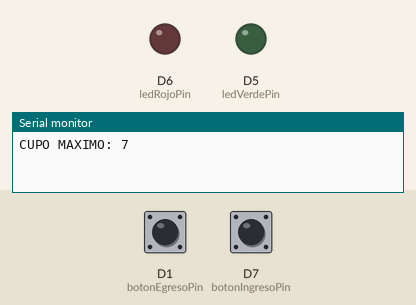
Bench run of a sketch on a simulated ESP8266 (NodeMCU). On the bench: output pins drawn as LEDs (lit = HIGH), the last lines printed to the serial monitor. Inputs (shaded band) come from the test bench; at power-on: D7 (botonIngresoPin) LOW, D1 (botonEgresoPin) LOW.

Above: at 1.2 s.
1.3 s: D7 (botonIngresoPin) pulled HIGH for 0.15 s
At 2.1 s:
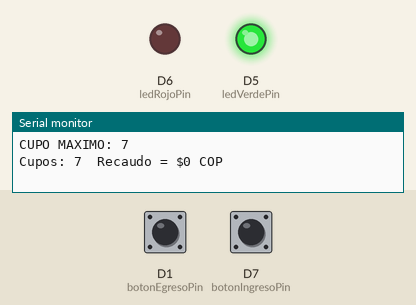
Timing chart, 0 to 4.3 s (numbered marks = the images above; inputs shaded):
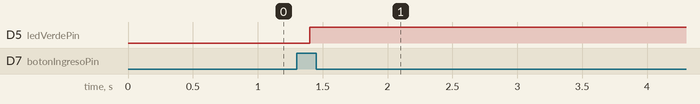

Measured:
- after the input at 1.3 s, D5 (ledVerdePin): LOW → HIGH after 0.10 s

The sketch:

EVIDENCIA_6.1.ino
```cpp
int cupos_disponibles = 8;
long int valor_recaudado = 0;
int costo= 5000;

bool subida1,subida2;
const int botonIngresoPin = D7;
const int botonEgresoPin = D1;
const int ledVerdePin = D5;
const int ledRojoPin = D6;

int ingreso=0;
int egreso=0;

void setup() {
  pinMode(botonIngresoPin, INPUT);
  pinMode(botonEgresoPin, INPUT);
  pinMode(ledVerdePin, OUTPUT);
  pinMode(ledRojoPin, OUTPUT);
  Serial.begin(9600);
  Serial.println("CUPO MAXIMO: 7");
}

void loop() {
  ingreso=digitalRead(botonIngresoPin);
  egreso=digitalRead(botonEgresoPin);

  if(ingreso==1 && cupos_disponibles>0 && subida1==0){
    cupos_disponibles=cupos_disponibles-1;
    Serial.print("Cupos: ");
    Serial.print(cupos_disponibles);
    Serial.print("\tRecaudo = $");
    Serial.print(valor_recaudado);
    Serial.println(" COP");
    delay(100);
  }
  subida1=digitalRead(botonIngresoPin);

  if(egreso==HIGH && cupos_disponibles<7 && subida2==0){
    cupos_disponibles=cupos_disponibles+1;
    valor_recaudado=valor_recaudado+5000;
    Serial.print("Cupos: ");
    Serial.print(cupos_disponibles);
    Serial.print("\tRecaudo = $");
    Serial.print(valor_recaudado);
    Serial.println(" COP");
    delay(100);
  }
  subida2=digitalRead(botonEgresoPin);

  if(cupos_disponibles>0 && cupos_disponibles<=7){
    digitalWrite(ledRojoPin,LOW);
    digitalWrite(ledVerdePin,HIGH);
  }

  if(cupos_disponibles==0){
    digitalWrite(ledVerdePin,LOW);
    digitalWrite(ledRojoPin,HIGH);
  }

  delay(100);

}
```
